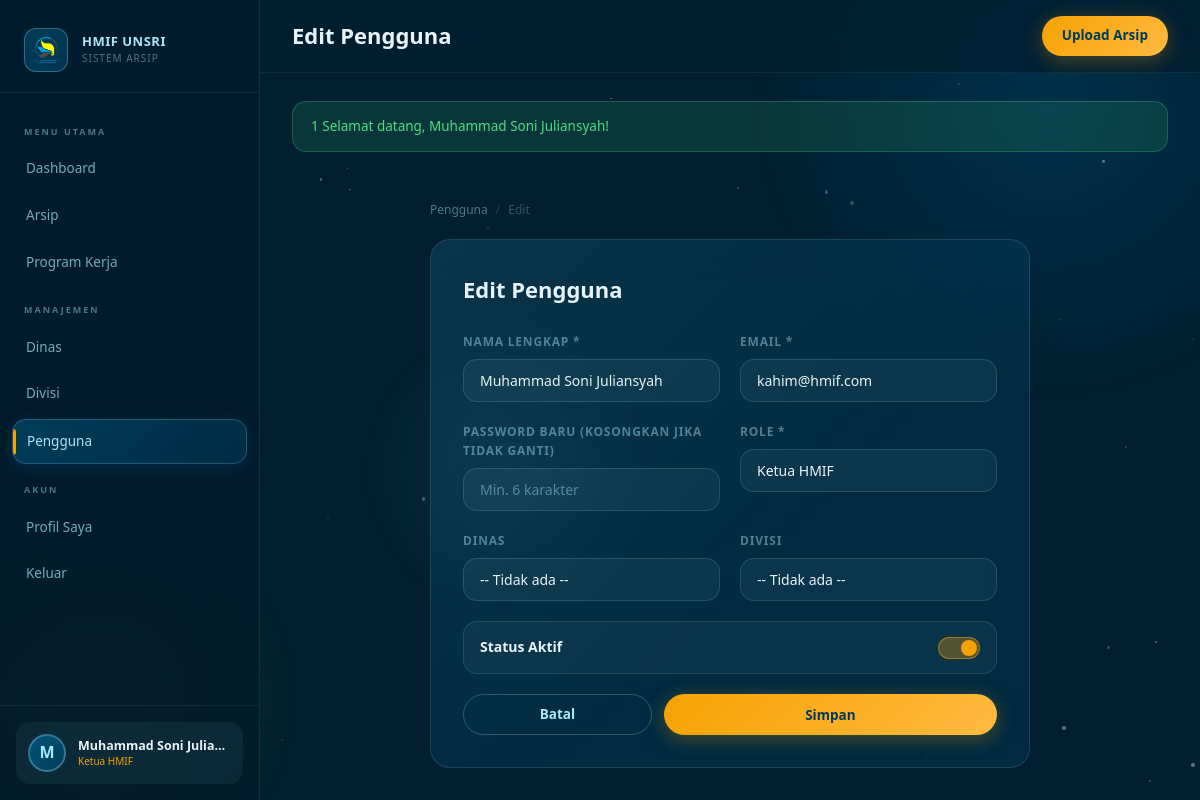
Page /users/edit.php?id=1 (signed in) on the committed database.
### tables this page shows
CREATE TABLE users (
    id INT PRIMARY KEY AUTO_INCREMENT,
    email VARCHAR(100) UNIQUE NOT NULL,
    password VARCHAR(255) NOT NULL,
    nama_lengkap VARCHAR(100) NOT NULL,
    foto_profil VARCHAR(255) NULL,
    role ENUM('ketua','waketua','sekum','bendum','kadin','wakadin','kadiv','staf') NOT NULL,
    department_id INT NULL,
    division_id INT NULL,
    is_active TINYINT(1) DEFAULT 1,
    created_at TIMESTAMP DEFAULT CURRENT_TIMESTAMP,
    updated_at TIMESTAMP DEFAULT CURRENT_TIMESTAMP ON UPDATE CURRENT_TIMESTAMP
);

### src/middleware/auth.php (called while the page is built, shortened)
<?php
function getCurrentUser() {
    $db = getDB();
    $stmt = $db->prepare("
        SELECT u.*, d.nama as dept_nama, d.kode as dept_kode,
               dv.nama as div_nama, dv.kode as div_kode
        FROM users u
        LEFT JOIN departments d ON u.department_id = d.id
        LEFT JOIN divisions dv ON u.division_id = dv.id
        WHERE u.id = ? AND u.is_active = 1
    ");
    $stmt->execute([$_SESSION['user_id']]);
    return $stmt->fetch();
}
function isAdmin($user = null) {
    return $user && in_array($user['role'], ROLE_ADMIN);
}
function getRoleLabel($role) {
    $labels = [
        'ketua' => 'Ketua HMIF',
        'waketua' => 'Wakil Ketua',
        'sekum' => 'Sekretaris Umum',
        'bendum' => 'Bendahara Umum',
        'kadin' => 'Kepala Dinas',
        'wakadin' => 'Wakil Kepala Dinas',
        'kadiv' => 'Kepala Divisi',
        'staf' => 'Staf',
    ];
    return $labels[$role] ?? $role;
}

### src/helpers/functions.php (called while the page is built, shortened)
<?php
function sanitize($str) {
    return htmlspecialchars(trim($str), ENT_QUOTES, 'UTF-8');
}
function getFlash() {
    if (isset($_SESSION['flash'])) {
        $flash = $_SESSION['flash'];
        return $flash;
    }
    return null;
}

### users/edit.php (the view, shortened to what this page needs)
<?php
$pageTitle = 'Edit Pengguna';
require_once __DIR__ . '/../template/header.php';
$id = intval($_GET['id']??0);
$db = getDB();
$stmt = $db->prepare("SELECT * FROM users WHERE id=?"); $stmt->execute([$id]); $user = $stmt->fetch();
$roles = ['ketua','waketua','sekum','bendum','kadin','wakadin','kadiv','staf'];
?>
<div class="page-content"><div style="max-width:600px;margin:0 auto">
<div class="breadcrumb" style="margin-bottom:20px" data-animate><a href="<?= APP_URL ?>/users/index.php">Pengguna</a><span>/</span><span style="color:var(--text-secondary)">Edit</span></div>
<div class="glass-card" style="padding:32px" data-animate>
<h2 style="font-family:var(--font-display);font-size:22px;font-weight:700;margin-bottom:24px">Edit Pengguna</h2>
<form method="POST">
    <div class="form-row">
        <div class="form-group"><label class="form-label">Nama Lengkap *</label><input type="text" name="nama_lengkap" class="form-control" value="<?= sanitize($user['nama_lengkap']) ?>" required></div>
        <div class="form-group"><label class="form-label">Email *</label><input type="email" name="email" class="form-control" value="<?= sanitize($user['email']) ?>" required></div>
    </div>
    <div class="form-row">
        <div class="form-group"><label class="form-label">Password Baru <span style="color:var(--text-muted)">(kosongkan jika tidak ganti)</span></label><input type="password" name="password" class="form-control" placeholder="Min. 6 karakter"></div>
        <div class="form-group"><label class="form-label">Role *</label>
            <select name="role" class="form-control" required>
                <?php foreach ($roles as $r): ?><option value="<?= $r ?>" <?= $user['role']==$r?'selected':'' ?>><?= getRoleLabel($r) ?></option><?php endforeach; ?>
            </select>
        </div>
    </div>
    <div class="form-row">
        <div class="form-group"><label class="form-label">Dinas</label>
            <select name="department_id" class="form-control" onchange="filterByDept(this.value)">
                <option value="">-- Tidak ada --</option>
            </select>
        </div>
        <div class="form-group"><label class="form-label">Divisi</label>
            <select name="division_id" class="form-control" id="division_id">
                <option value="">-- Tidak ada --</option>
            </select>
        </div>
    </div>
    <div class="form-group">
        <div style="display:flex;align-items:center;justify-content:space-between;padding:14px 16px;background:rgba(168,232,249,0.05);border:1px solid rgba(168,232,249,0.12);border-radius:var(--radius-md)">
            <div><div style="font-size:14px;font-weight:600;color:var(--text-primary)">Status Aktif</div></div>
            <label class="toggle"><input type="checkbox" name="is_active" value="1" <?= $user['is_active']?'checked':'' ?>><span class="toggle-slider"></span></label>
        </div>
    </div>
    <div style="display:flex;gap:12px"><a href="<?= APP_URL ?>/users/index.php" class="btn btn-outline" style="flex:1;justify-content:center">Batal</a><button type="submit" class="btn btn-primary" style="flex:2;justify-content:center">Simpan</button></div>
</form></div></div></div>
<?php require_once __DIR__ . '/../template/footer.php'; ?>

### template/header.php (shortened to what this page needs)
<?php
require_once __DIR__ . '/../src/middleware/auth.php';
require_once __DIR__ . '/../src/helpers/functions.php';
$currentUser = getCurrentUser();
$flash = getFlash();
function getAvatarSrc($user) {
    return null;
}
$avatarSrc = getAvatarSrc($currentUser);
$initials = strtoupper(substr($currentUser['nama_lengkap'], 0, 1));
?>
<!DOCTYPE html>
<html lang="id">
<head>
    <link rel="stylesheet" href="<?= APP_URL ?>/public/assets/css/main.css">
</head>
<body>
<div class="bg-animated"><div class="bg-orb"></div></div>
<aside class="sidebar" id="sidebar">
    <div class="sidebar-logo">
        <div style="width:44px;height:44px;border-radius:12px;background:linear-gradient(135deg,rgba(0,83,122,0.6),rgba(1,60,88,0.8));border:1.5px solid rgba(168,232,249,0.3);display:flex;align-items:center;justify-content:center;font-size:22px;flex-shrink:0;">
            <img src="<?= APP_URL ?>/public/assets/images/logo-hmif.png" alt="Logo" style="width:30px;height:30px;">
        </div>
        <div class="sidebar-logo-text">
            <div class="org-name">HMIF UNSRI</div>
            <div class="org-sub">Sistem Arsip</div>
        </div>
    </div>
    <nav class="sidebar-nav">
        <div class="nav-section-label">Menu Utama</div>
        <a href="<?= APP_URL ?>/dashboard.php" class="nav-item <?= (basename($_SERVER['PHP_SELF']) == 'dashboard.php') ? 'active' : '' ?>">
            <span>Dashboard</span>
        </a>
        <a href="<?= APP_URL ?>/archives/index.php" class="nav-item <?= (strpos($_SERVER['PHP_SELF'], '/archives/') !== false) ? 'active' : '' ?>">
            <span>Arsip</span>
        </a>
        <a href="<?= APP_URL ?>/programs/index.php" class="nav-item <?= (strpos($_SERVER['PHP_SELF'], '/programs/') !== false) ? 'active' : '' ?>">
            <span>Program Kerja</span>
        </a>
        <?php if (isAdmin($currentUser) || isDeptManager($currentUser)): ?>
        <div class="nav-section-label">Manajemen</div>
        <a href="<?= APP_URL ?>/departments/index.php" class="nav-item <?= (strpos($_SERVER['PHP_SELF'], '/departments/') !== false) ? 'active' : '' ?>">
            <span>Dinas</span>
        </a>
        <?php if (isAdmin($currentUser)): ?>
        <a href="<?= APP_URL ?>/divisions/index.php" class="nav-item <?= (strpos($_SERVER['PHP_SELF'], '/divisions/') !== false) ? 'active' : '' ?>">
            <span>Divisi</span>
        </a>
        <a href="<?= APP_URL ?>/users/index.php" class="nav-item <?= (strpos($_SERVER['PHP_SELF'], '/users/') !== false) ? 'active' : '' ?>">
            <span>Pengguna</span>
        </a>
        <?php endif; ?>
        <?php endif; ?>
        <div class="nav-section-label">Akun</div>
        <a href="<?= APP_URL ?>/profile/index.php" class="nav-item <?= (strpos($_SERVER['PHP_SELF'], '/profile/') !== false) ? 'active' : '' ?>">
            <span>Profil Saya</span>
        </a>
        <a href="<?= APP_URL ?>/logout.php" class="nav-item" onclick="return confirm('Yakin ingin keluar?')">
            <span>Keluar</span>
        </a>
    </nav>
    <div class="sidebar-user">
        <a href="<?= APP_URL ?>/profile/index.php" class="sidebar-user-card">
            <?php if ($avatarSrc): ?>
                <img src="<?= $avatarSrc ?>" alt="Avatar" class="user-avatar">
            <?php else: ?>
                <div class="user-avatar-placeholder"><?= $initials ?></div>
            <?php endif; ?>
            <div class="flex-1" style="min-width:0">
                <div class="user-info-name"><?= sanitize($currentUser['nama_lengkap']) ?></div>
                <div class="user-info-role"><?= getRoleLabel($currentUser['role']) ?></div>
            </div>
        </a>
    </div>
</aside>
<div class="main-content">
    <header class="topbar">
        <div style="display: flex; align-items: center; gap: 16px;">
            <div>
                <div class="page-title">
                    <?= $pageTitle ?? 'Dashboard' ?>
                </div>
            </div>
        </div>
        <div class="topbar-actions">
            <?php if (!in_array($currentUser['role'], ROLE_STAFF)): ?>
            <a href="<?= APP_URL ?>/archives/upload.php" class="btn btn-primary">
                Upload Arsip
            </a>
            <?php endif; ?>
        </div>
    </header>
    <?php if ($flash): ?>
    <div class="page-content" style="padding-bottom:0">
        <div class="alert alert-<?= $flash['type'] == 'success' ? 'success' : ($flash['type'] == 'error' ? 'error' : 'info') ?>">
            <?= $flash['type'] == 'success' ? : ($flash['type'] == 'error' ? '❌' : 'ℹ️') ?>
            <?= sanitize($flash['message']) ?>
        </div>
    </div>
    <?php endif; ?>

### rows in the picture
users: nama_lengkap "M", nama_lengkap "Muhammad Soni Julia…", role "Ketua HMIF", nama_lengkap "Muhammad Soni Juliansyah", email "kahim@hmif.com"

### other values in the picture
$pageTitle "Edit Pengguna"
$flash['message'] "Selamat datang, Muhammad Soni Juliansyah!"
form field role "Ketua HMIF"
